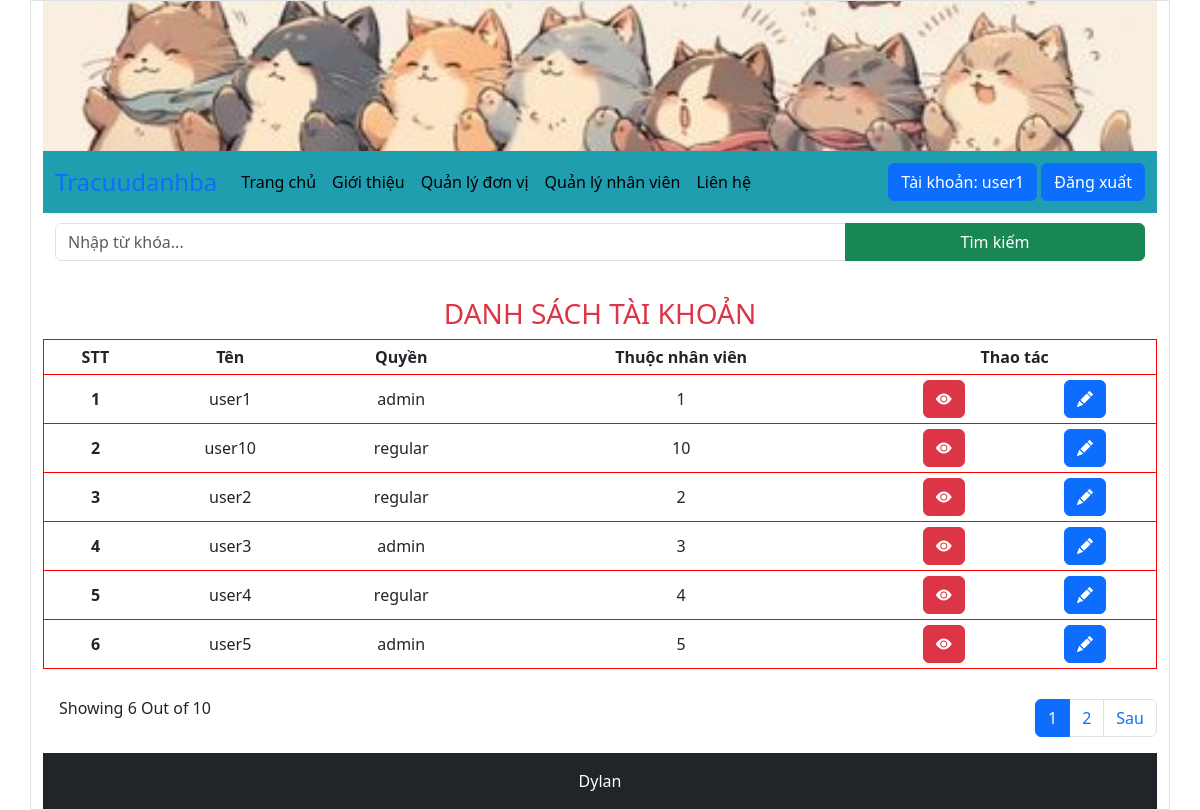
/public/index.php?controller=homeadmin&action=user&x=lietke (signed in), run on the app's committed database.
### tables this page shows
CREATE TABLE users (
    username VARCHAR(50) PRIMARY KEY,
    password VARCHAR(255) NOT NULL,
    role ENUM('admin', 'regular') NOT NULL,
    employeeID INT(6) DEFAULT NULL,
    FOREIGN KEY (employeeID) REFERENCES employees(employeeID)
);

### app/controllers/HomeController.php (called while the page is built, shortened)
<?php
require_once APP_ROOT . '/app/services/EmployeesService.php';
class HomeController
{
    public function indexadmin()
    {
        $employeesservice = new EmployeesService();
        $employeess = $employeesservice->getAllEmployees();
        $userservice = new UserService();
        $users = $userservice->getAllUser();
        include APP_ROOT . '/app/view/view_admin/home/index.php';
    }
}

### app/services/UserService.php (called while the page is built)
<?php
require_once APP_ROOT . '/app/models/User.php';
class UserService
{
    public function getAllUser()
    {
        $dbConnect = new ConnectDB();
        $conn = $dbConnect->getConnectDB();
        if ($conn != null) {
            $sql = "SELECT *FROM users";
            $stmt = $conn->query($sql);
            $users = [];
            while ($row = $stmt->fetch()) {
                $user = new User(
                    $row['username'],
                    $row['password'],
                    $row['role'],
                    $row['employeeID'],
                );
                $users[] = $user;
            }
            return $users;
        }
    }
}

### app/models/User.php (called while the page is built, shortened)
<?php
class User
{
    private $username;
    private $role;
    private $employeeid;
    public function __construct($username, $password, $role, $employeeid)
    {
        $this->username = $username;
        $this->role = $role;
        $this->employeeid = $employeeid;
    }
    public function getUsername()
    {
        return $this->username;
    }
    public function getRole()
    {
        return $this->role;
    }
    public function getEmployeeID()
    {
        return $this->employeeid;
    }
}

### app/services/EmployeesService.php (called while the page is built, shortened)
<?php
class EmployeesService
{
    public function getAllEmployees()
    {
        $dbConnect = new ConnectDB();
        $conn = $dbConnect->getConnectDB();
        if ($conn != null) {
            $sql = "SELECT *FROM employees ORDER BY fullname ASC";
            $stmt = $conn->query($sql);
            $employeess = [];
            while ($row = $stmt->fetch()) {
                $employees = new Employees(
                    $row['employeeID'],
                    $row['fullname'],
                    $row['email'],
                    $row['address'],
                    $row['mobilePhone'],
                    $row['positionemployees'],
                    $row['avatar'],
                    $row['departmentID']
                );
                $employeess[] = $employees;
            }
            return $employeess;
        }
    }
}

### app/view/view_admin/user/lietke.php (the view, shortened to what this page needs)
<?php
$usersArray = [];
foreach ($users as $user) {
    $usersArray[] = $user;
}
$totalPages = ceil($countuser / $item);
$currentPageItems = array_slice($usersArray, ($currentPage - 1) * $item, $item);
?>
<div class="container-fluid mt-2">
    <div class="row">
        <h3 class="text-danger text-center" style="margin-top:10px">DANH SÁCH TÀI KHOẢN</h3>
        <?php $i = 0; ?>
        <table cellpadding="5" style="border:1px solid red">
            <thead>
                <tr class="text-center">
                    <th>STT</th>
                    <th>Tên</th>
                    <th>Quyền</th>
                    <th>Thuộc nhân viên</th>
                    <th colspan="3" class="text-center">Thao tác</th>
                </tr>
            </thead>
            <?php foreach ($currentPageItems as $i => $user) : ?>
                <tbody>
                    <tr class="text-center" style="border: 1px solid red">
                        <th><?= ($currentPage - 1) * $item + $i + 1 ?></th>
                        <td>
                            <?= $user->getUserName(); ?>
                        </td>
                        <td>
                            <?= $user->getRole(); ?>
                        </td>
                        <td>
                            <?= $user->getEmployeeID() ?>
                        </td>
                        <td><a href="?controller=homeadmin&action=user&x=info&id=<?= $user->getUsername() ?>" class="btn btn-danger"><i class="bi bi-eye-fill"></i></a></td>
                        <td><a href="?controller=homeadmin&action=user&id=<?= $user->getUsername() ?>" class="btn btn-primary"><i class="bi bi-pencil-fill"></i></a></td>
                    </tr>
                </tbody>
            <?php endforeach ?>
        </table>
    </div>
</div>
<div class="row">
    <div class="col-md-8">
        <div class="d-flex align-items-center" style="margin-top:30px">
            <div class="flex-grow-1 ms-3">
                <h6 class="mt-0">Showing <?= count($currentPageItems) ?> Out of <?= $countemployees ?></h6>
            </div>
        </div>
    </div>
    <div class="col-md-4">
        <nav aria-label="Page navigation example" style="margin-top:30px">
            <ul class="pagination justify-content-end">
                <?php for ($i = 1; $i <= $totalPages; $i++) : ?>
                    <?php if ($i == $currentPage) : ?>
                        <li class="page-item"><a class="page-link active" href=""><?= $i; ?></a></li>
                    <?php else : ?>
                        <li class="page-item"><a class="page-link" href="?controller=homeadmin&action=user&x=lietke&page=<?= $i; ?>"><?= $i; ?></a></li>
                    <?php endif; ?>
                <?php endfor; ?>
                <?php if ($currentPage < $totalPages) : ?>
                    <li class="page-item"><a class="page-link" href="?controller=homeadmin&action=user&x=lietke&page=<?= $currentPage + 1 ?>">Sau</a></li>
                <?php endif ?>
            </ul>
        </nav>
    </div>
</div>

### public/index.php (shortened to what this page needs)
<?php
$controller = isset($_GET['controller']) ? $_GET['controller'] : 'home';
require_once APP_ROOT . '/app/controllers/HomeController.php';
$homecontroller = new HomeController();
$logincontroller = new Login_SignupController();
if ($controller == 'home') {
    $homecontroller->index();
} else if ($controller == 'homeadmin') {
    $homecontroller->indexadmin();
} else if ($controller == 'login') {
    if ($action == 'xuly') {
        $logincontroller->xuly();
    } else {
        $logincontroller->index();
    }
} else if ($controller == 'logout') {
    $logincontroller->logout();
} else if ($controller == 'signup') {
    $logincontroller->signup();
} else {
    echo 'Không tồn tại';
}

### app/view/view_admin/home/index.php (shortened to what this page needs)
<!doctype html>
<html lang="en">
<head>
    <link href="https://cdn.jsdelivr.net/npm/bootstrap@5.3.3/dist/css/bootstrap.min.css" rel="stylesheet">
    <link rel="stylesheet" href="https://cdn.jsdelivr.net/npm/bootstrap-icons@1.11.3/font/bootstrap-icons.min.css">
    <link rel="stylesheet" href="<?= DOMAIN . '/public/css/main.css'; ?>">
</head>
<body>
    <div class="container border">
        <?php
        $item  = 6;
        $currentPage = isset($_GET['page']) ? $_GET['page'] : 1;
        $countemployees = count($employeess);
        $countuser = count($users);
        include('layout/header.php');
        include('layout/main.php');
        include('layout/footer.php');
        ?>
    </div>
</body>
</html>

### app/view/view_admin/home/layout/header.php (shortened to what this page needs)
<header>
    <div class="logo" style="width: 100%; height: 150px; overflow: hidden;">
        <img src="<?= IMAGE . 'logo.jpg' ?>" alt="Tracuudanhba Logo" style="width: 100%; height: 100%; object-fit: cover;">
    </div>
    <nav class="navbar navbar-expand-lg custom-navbar">
        <div class="container-fluid">
            <a class="navbar-brand text-primary fs-4" href="?controller=homeadmin">Tracuudanhba</a>
            <div class="collapse navbar-collapse" id="navbarSupportedContent">
                <ul class="navbar-nav me-auto mb-2 mb-lg-0">
                    <li class="nav-item">
                        <a class="nav-link active" aria-current="page" href="?controller=homeadmin">Trang chủ</a>
                    </li>
                    <li class="nav-item">
                        <a class="nav-link active" aria-current="page" href="?controller=homeadmin&action=gt">Giới thiệu</a>
                    </li>
                    <li class="nav-item">
                        <a class="nav-link active" aria-current="page" href="?controller=homeadmin&action=qldv">Quản lý đơn vị</a>
                    </li>
                    <li class="nav-item">
                        <a class="nav-link active" aria-current="page" href="?controller=homeadmin&action=qlnv">Quản lý nhân viên</a>
                    </li>
                    <li class="nav-item">
                        <a class="nav-link active" aria-current="page" href="?controller=homeadmin&action=lh">Liên hệ</a>
                    </li>
                </ul>
            </div>
            <div>
                <?php if (isset($_SESSION['user_id']) && isset($_SESSION['user'])) : ?>
                    <a href="?controller=homeadmin&action=qlnv&x=sua&id=<?= $_SESSION['user']; ?>" class="btn btn-primary">Tài khoản: <?= $_SESSION['user_id']; ?></a>
                    <a href="?controller=logout" class="btn btn-primary">Đăng xuất</a>
                <?php endif ?>
            </div>
        </div>
    </nav>
    <div class="row b" style="margin:10px 0px;">
        <div class="col">
            <form action="?controller=homeadmin&action=timkiem" method="post">
                <div class="input-group mb-3">
                    <input type="text" class="form-control" placeholder="Nhập từ khóa..." name="tukhoa">
                    <input type="submit" name="timkiem" class="btn btn-success" value="Tìm kiếm" style="min-width:300px">
                </div>
            </form>
        </div>
    </div>
</header>

### app/view/view_admin/home/layout/main.php (shortened to what this page needs)
<main>
    <?php
    $action = isset($_GET['action']) ? $_GET['action'] : '';
    $x =  isset($_GET['x']) ? $_GET['x'] : '';
    if ($action == 'qldv') {
        if ($x == 'them') {
            include APP_ROOT . '/app/view/view_admin/department/add.php';
        } else if ($x == 'info') {
            include APP_ROOT . '/app/view/view_admin/department/info.php';
        } else if ($x == 'sua') {
            include APP_ROOT . '/app/view/view_admin/department/sua.php';
        } else if ($x == 'xuly') {
            include APP_ROOT . '/app/view/view_admin/department/xuly.php';
        } else {
            include APP_ROOT . '/app/view/view_admin/department/lietke.php';
        }
    } else if ($action == 'gt') {
        include APP_ROOT . '/app/view/view_admin/introduce/index.php';
    }
    else if ($action == 'lh') {
        include APP_ROOT . '/app/view/view_admin/contact/index.php';
    }
    else if ($action == 'user') {
        if ($x == 'them') {
            include APP_ROOT . '/app/view/view_admin/user/add.php';
        }else if ($x == 'lietke') {
            include APP_ROOT . '/app/view/view_admin/user/lietke.php';
        }else if ($x == 'xuly') {
            include APP_ROOT . '/app/view/view_admin/user/xuly.php';
        }else if ($x == 'info') {
            include APP_ROOT . '/app/view/view_admin/user/info.php';
        }else {
            include APP_ROOT . '/app/view/view_admin/user/sua.php';
        }
    }  else if ($action == 'timkiem') {
        include APP_ROOT . '/app/view/view_admin/search/index.php';
    } else {
        include APP_ROOT . '/app/view/view_admin/home/layout/dashboad.php';
    }
    ?>
</main>

### app/view/view_admin/home/layout/footer.php
<footer class="bg-dark text-center text-white p-3 footer-class">
        <div class="container">
            <span>Dylan</span>
        </div>
    </footer>

### public/css/main.css (style rules this page uses)
.custom-navbar { background-color: rgb(30, 158, 174); }

### data on the page
users: i "1", username "user1", role "admin", employeeID "1"
users: i "2", username "user10", role "regular", employeeID "10"
users: i "3", username "user2", role "regular", employeeID "2"
users: i "4", username "user3", role "admin", employeeID "3"
users: i "5", username "user4", role "regular", employeeID "4"
users: i "6", username "user5", role "admin", employeeID "5"

### other printed values
$_SESSION['user_id'] "user1"
count($currentPageItems) "6"
$countemployees "10"
